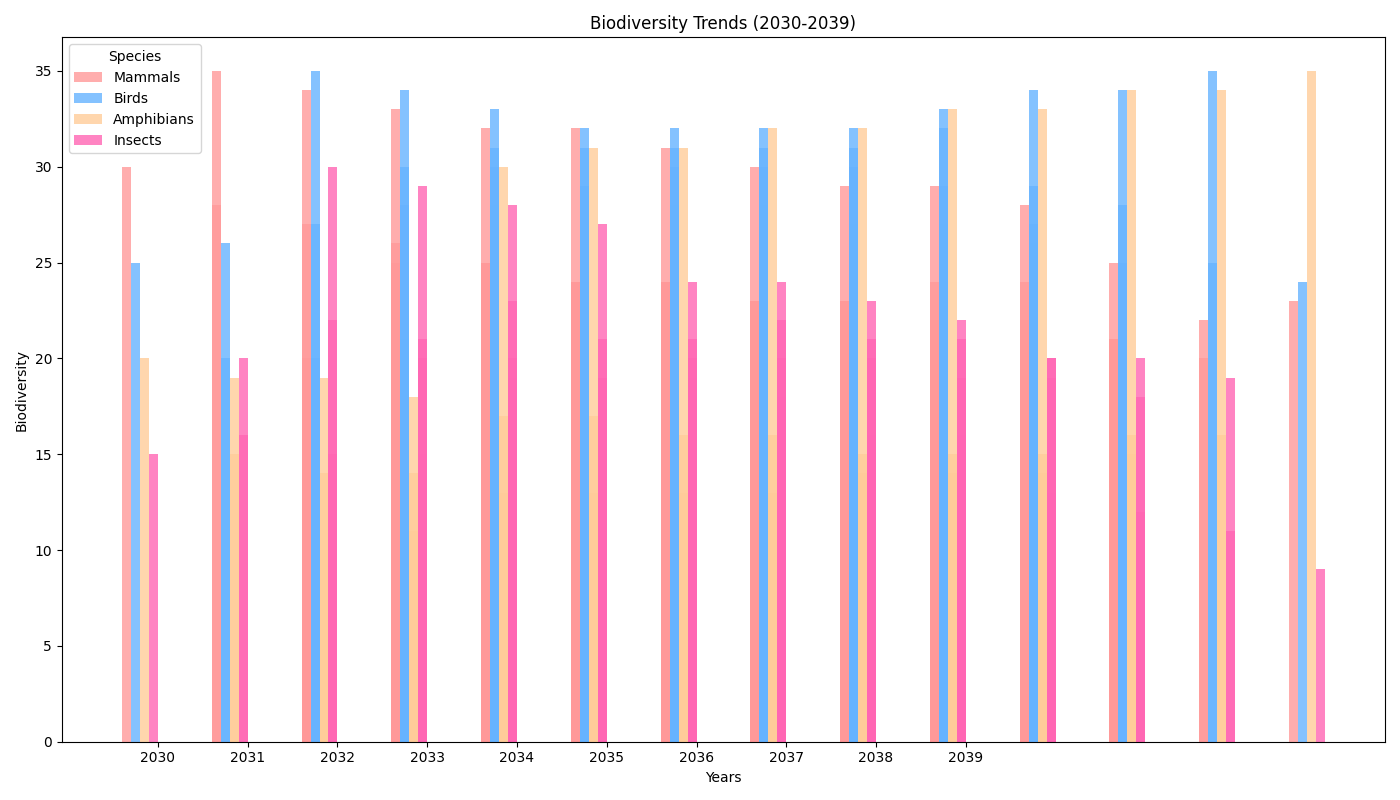

Write the Python code that produced this figure.
import numpy as np
import matplotlib.pyplot as plt

habitats = ["Trop Rain", "Temp Forest", "Boreal", "Mangroves", "Savanna"]
years = np.arange(2030, 2040)

# Data arrays
mammals = np.array([
    [30, 28, 27, 26, 25, 24, 24, 23, 22, 21],
    [35, 34, 33, 32, 32, 31, 30, 29, 29, 28],
    [20, 20, 21, 21, 22, 22, 23, 24, 24, 25],
    [25, 25, 24, 24, 23, 23, 22, 22, 21, 20],
    [15, 16, 17, 18, 19, 20, 21, 21, 22, 23]
])

birds = np.array([
    [25, 26, 27, 28, 28, 29, 30, 30, 31, 32],
    [20, 20, 21, 21, 22, 23, 24, 25, 26, 27],
    [35, 34, 33, 32, 32, 31, 30, 29, 29, 28],
    [30, 31, 31, 31, 32, 32, 33, 34, 34, 35],
    [30, 29, 28, 28, 27, 27, 26, 25, 25, 24]
])

amphibians = np.array([
    [20, 19, 19, 18, 17, 17, 16, 16, 15, 14],
    [15, 14, 14, 13, 13, 12, 11, 11, 10, 10],
    [10, 11, 11, 12, 13, 13, 14, 15, 15, 16],
    [10, 10, 11, 12, 12, 13, 14, 14, 15, 16],
    [30, 31, 31, 32, 32, 33, 33, 34, 34, 35]
])

insects = np.array([
    [15, 16, 15, 15, 17, 16, 15, 16, 16, 16],
    [20, 22, 21, 23, 21, 21, 22, 21, 21, 20],
    [30, 29, 28, 27, 24, 24, 23, 22, 20, 18],
    [20, 19, 19, 20, 20, 20, 19, 19, 20, 19],
    [20, 19, 19, 18, 16, 16, 13, 12, 11, 9]
])

species = [mammals, birds, amphibians, insects]
species_names = ['Mammals', 'Birds', 'Amphibians', 'Insects']
colors = ['#FF9999', '#66B3FF', '#FFCC99', '#FF66B3']  # Adjusted colors for remaining species

fig, ax = plt.subplots(figsize=(14, 8))

# Bar width and positions
bar_width = 0.1
index = np.arange(len(years))

for i, species_data in enumerate(species):
    for j, habitat in enumerate(habitats):
        plt.bar(index + (i - len(species) / 2) * bar_width + j, species_data[j], bar_width, label=species_names[i] if j == 0 else "", color=colors[i], alpha=0.8)

ax.set_xlabel('Years')
ax.set_ylabel('Biodiversity')
ax.set_title('Biodiversity Trends (2030-2039)')
ax.set_xticks(index + (0.5 * (len(species) - 1) * bar_width))
ax.set_xticklabels(years)
ax.legend(title="Species")

plt.tight_layout()
plt.show()
